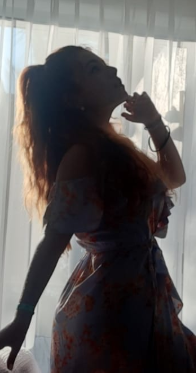
#> input picture Jessy.png, 196 x 373 px
$ python E_2.py
#> lines starting #> are read from the running program, lines starting #| are printed output that depends on the picture
#Paredes Márquez Carlos
#Ejercicio 2
#24 28 2021
'''Calcula el histograma de la imagen y grafícalo'''

import cv2
import numpy as np
import matplotlib.pyplot as plt

#ig = cv2.imread('Jessy.png',0)
im = cv2.imread('Jessy.png')
#> im is the input picture: shape (373, 196, 3); mean B, G, R 95, 95.8, 99.3
ig = cv2.cvtColor(im, cv2.COLOR_BGR2GRAY)
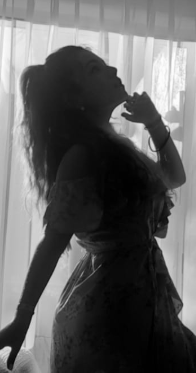
#> ig: shape (373, 196); min 0, max 254, mean 96.8
[M,N] = ig.shape[0:2] #calcular tamaño de la imagen
#> M = 373; N = 196

hist = cv2.calcHist([ig],[0],None,[3],[0,256]).flatten()/(M*N)
#> hist = [0.541, 0.186, 0.274]
#Para calcular térciales, solo ponemos un 3 en el 4to parámetro
#/(M*N) para calcular la normalización
#imagen, n. canales, mask, tamaño, rango de valores. función de
#regresar una imagen de una sola dimensión

'''Calcular exposición de la imagen'''

maxElement = np.argmax(hist) #usamos de 0 a 2 por que las series
#> maxElement = 0
if maxElement == 2 and hist[2] > 0.3: #en programación comienzan
    print('Imagen sobreexpuesta') #desde el cero
elif maxElement == 0 and hist[0] > 0.3:
    print('Imagen subexpuesta')
else:
    print('Buena exposición')

cv2.imshow('image0',ig)
cv2.imshow('image1',im)

fig= plt.figure()
plt.bar(range(len(hist)),hist)
plt.show()
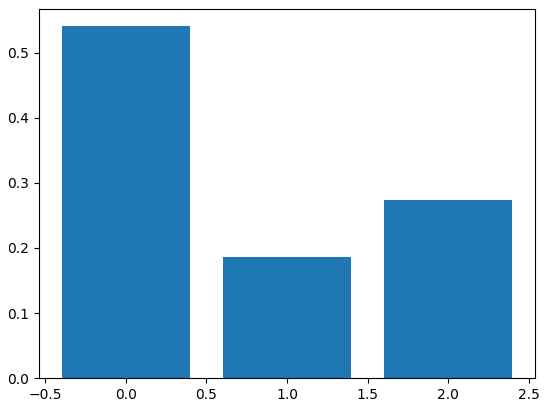
#> figure drawn by matplotlib, 1 panel; tallest bar 0.541 high, from x = -0.4 to 0.4

$ run again, with Abstracto.jpeg saved as Jessy.png
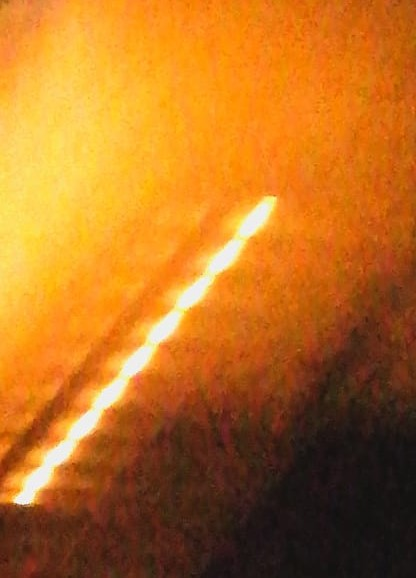
#> input picture Abstracto.jpeg, 416 x 578 px
#> im is the input picture: shape (578, 416, 3); mean B, G, R 33.4, 111.3, 183.7
#> `ig = cv2.cvtColor(im, cv2.COLOR_BGR2GRAY)`:
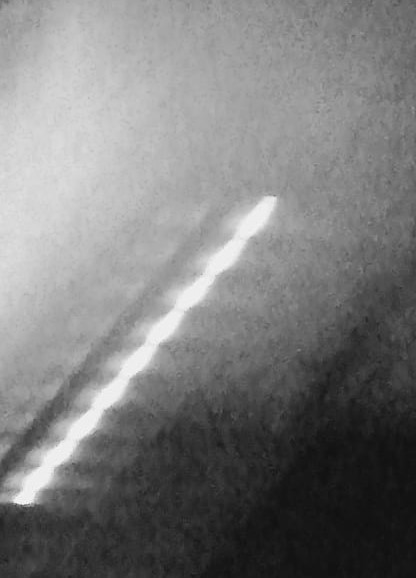
#> ig: shape (578, 416); min 15, max 250, mean 124.1
#> hist = [0.314, 0.422, 0.264]
#> maxElement = 1
#> `plt.show()`:
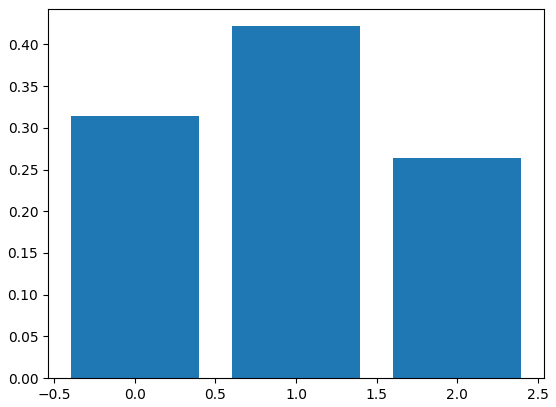
#> figure drawn by matplotlib, 1 panel; tallest bar 0.422 high, from x = 0.6 to 1.4

$ run again, with Dibujo.jpeg saved as Jessy.png
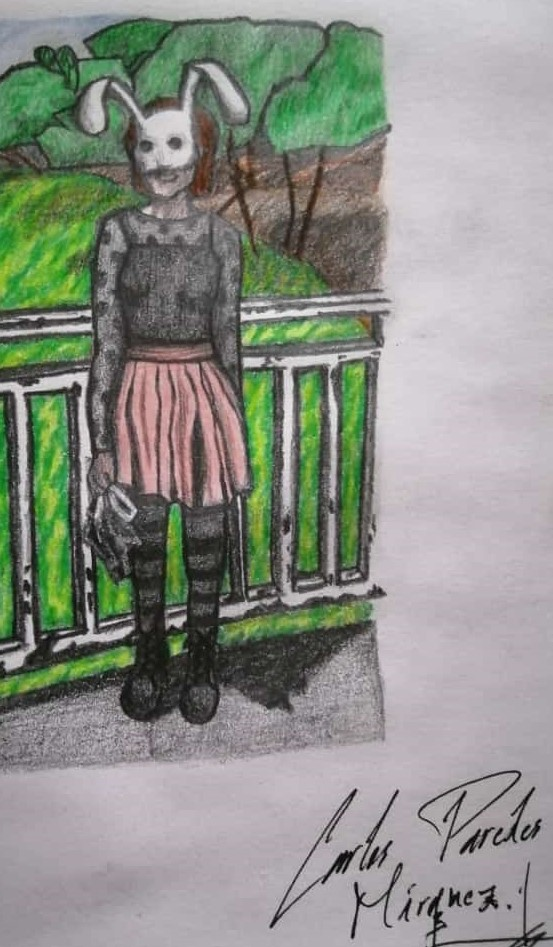
#> input picture Dibujo.jpeg, 553 x 947 px
#> im is the input picture: shape (947, 553, 3); mean B, G, R 135.3, 143.7, 140
#> `ig = cv2.cvtColor(im, cv2.COLOR_BGR2GRAY)`:
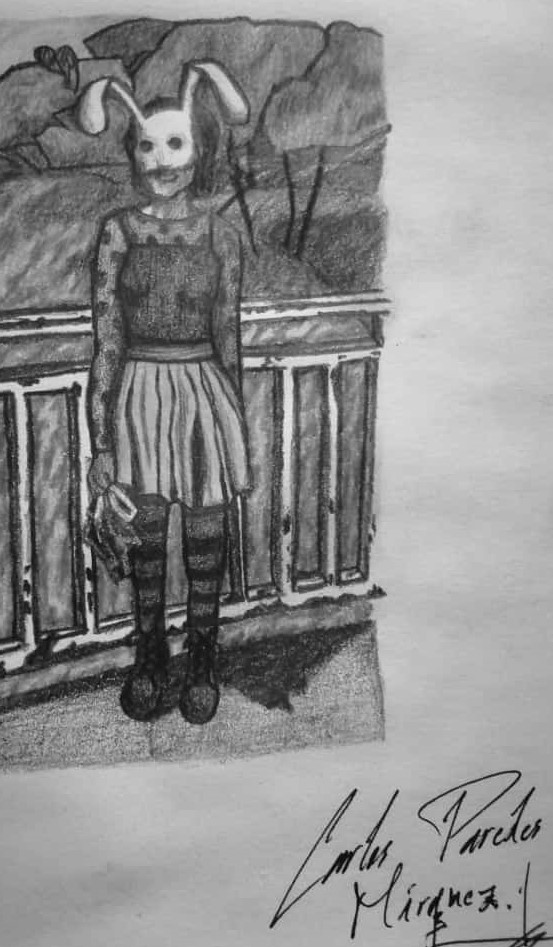
#> ig: shape (947, 553); min 0, max 243, mean 141.6
#> hist = [0.174, 0.433, 0.393]
#> maxElement = 1
#> `plt.show()`:
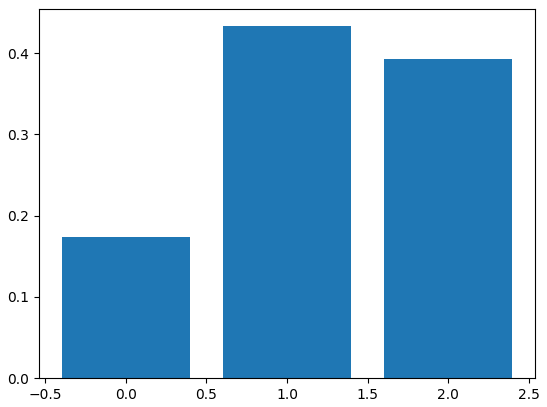
#> figure drawn by matplotlib, 1 panel; tallest bar 0.433 high, from x = 0.6 to 1.4

$ run again, with Yo_xd.jpeg saved as Jessy.png
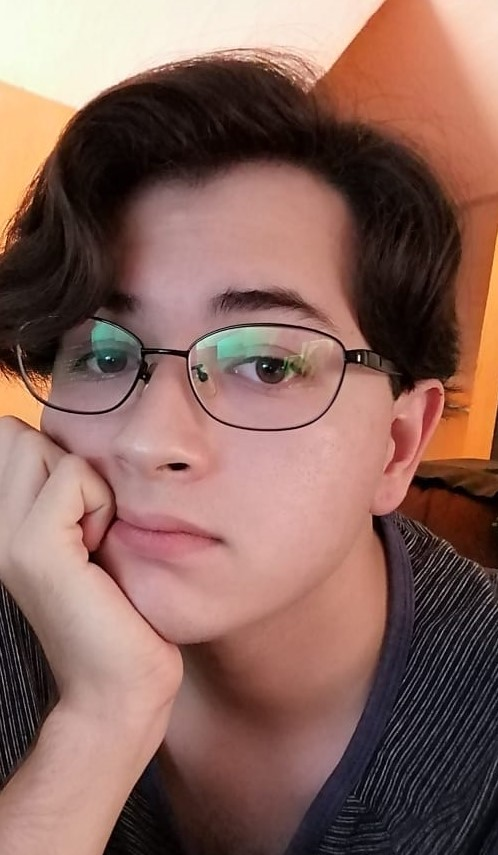
#> input picture Yo_xd.jpeg, 498 x 855 px
#> im is the input picture: shape (855, 498, 3); mean B, G, R 92.5, 101.7, 137.5
#> `ig = cv2.cvtColor(im, cv2.COLOR_BGR2GRAY)`:
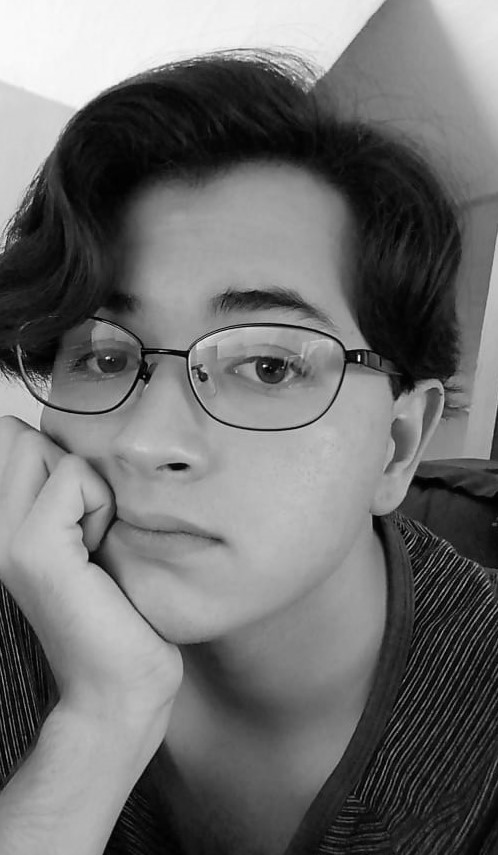
#> ig: shape (855, 498); min 0, max 253, mean 111.4
#> hist = [0.383, 0.406, 0.212]
#> maxElement = 1
#> `plt.show()`:
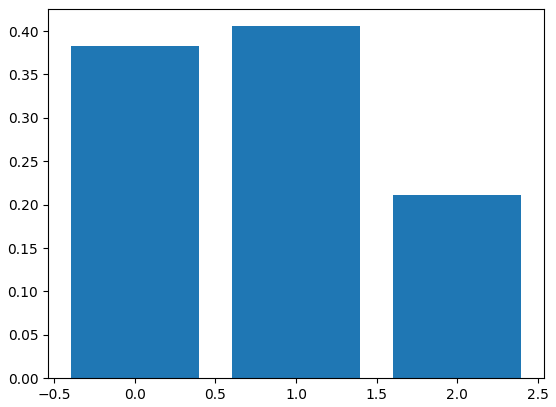
#> figure drawn by matplotlib, 1 panel; tallest bar 0.406 high, from x = 0.6 to 1.4
